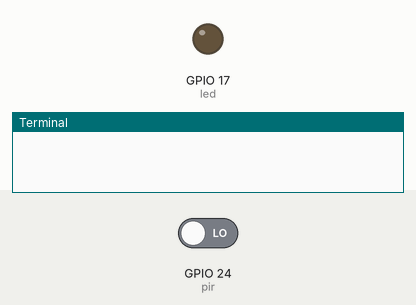
This program was run on a simulated Raspberry Pi (BCM pin numbers). Parts: output pins drawn as LEDs (lit = HIGH), the last lines printed to the terminal. The test bench sets the inputs (shaded band); at power-on: GPIO 24 (pir) LOW.

Above: at 1.2 s.
1.3 s: GPIO 24 (pir) driven HIGH
At 2.5 s:
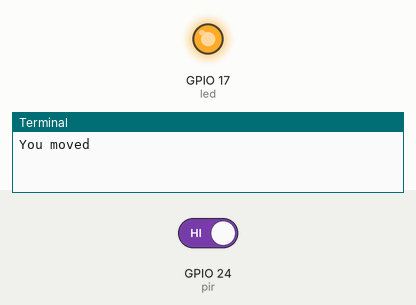
2.8 s: GPIO 24 (pir) driven LOW
At 3.7 s:
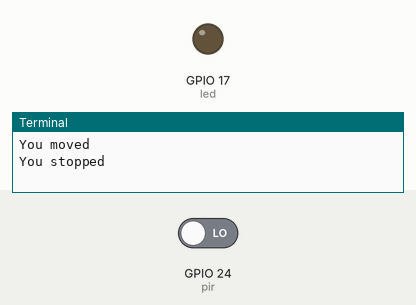
Timing chart, 0 to 5.8 s (numbered marks = the images above; inputs shaded):
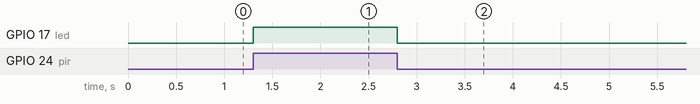

Measured:
- after the input at 1.3 s, GPIO 17 (led): LOW → HIGH at once
- after the input at 2.8 s, GPIO 17 (led): HIGH → LOW at once

The program:

demo.py
```python
"""Use a passive infrared motion sensor (PIR) to detect movement."""

from gpiozero import MotionSensor, LED

led = LED(17)
pir = MotionSensor(24)


def main():
    """Demo the PIR motion sensor."""
    try:
        while True:
            pir.wait_for_motion()
            led.on()
            print("You moved")
            pir.wait_for_no_motion()
            led.off()
            print("You stopped")

    except KeyboardInterrupt:
        pass


if __name__ == '__main__':
    main()
```
